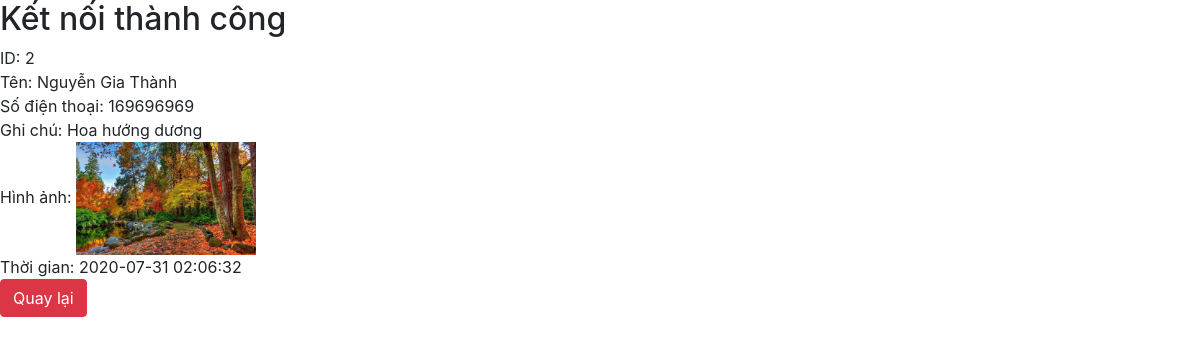
Screenshot of /detail.php?id=2 with the database file from the repository.
### tables this page shows
CREATE TABLE `tbl_user` (
  `id` int(11) NOT NULL,
  `name` varchar(255) NOT NULL,
  `numberphone` int(11) DEFAULT NULL,
  `description` text DEFAULT NULL,
  `avatar` varchar(255) DEFAULT NULL,
  `created_at` timestamp NOT NULL DEFAULT current_timestamp()
);

### detail.php (the view, shortened to what this page needs)
<?php
    require_once 'database.php';
    $id = $_GET['id'];
    $sql_select_one = "SELECT * FROM tbl_user WHERE id = $id";
    $result_one = mysqli_query($connection, $sql_select_one);
    $category = mysqli_fetch_assoc($result_one);
?>
<html lang="en">
<head>
    <link rel="stylesheet" href="bootstrap-4.5.0-dist/css/bootstrap.min.css">
</head>
<body>
ID: <?php echo $category['id']?><br>
Tên: <?php echo $category['name']?><br>
Số điện thoại: <?php  echo $category['numberphone']?><br>
Ghi chú: <?php echo $category ['description']?><br>
Hình ảnh: <img src="uploads/<?php echo $category ['avatar']; ?>" width="180px"><br>
Thời gian: <?php echo $category['created_at']?><br>
<form action="category.php" method = "post">
<input type="submit" name = "submit3" class="btn btn-danger" value = "Quay lại">
</form>
</body>
</html>

### rows the page displays
tbl_user: id "2", name "Nguyễn Gia Thành", numberphone "169696969", description "Hoa hướng dương", avatar (picture), created_at "2020-07-31 02:06:32"
